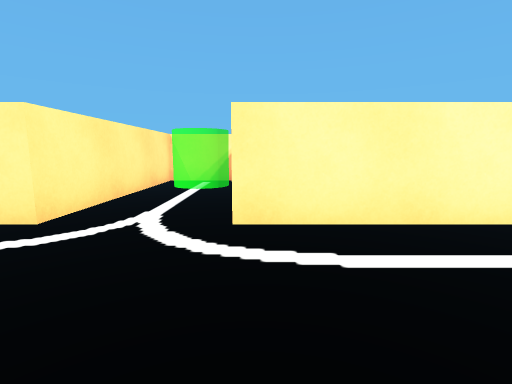
View 1 (above)

14 first-person views from a walk through a world built for the Webots simulator. The camera is 0.06 m above the floor, tilts 8° down and sees 85° across. The floor is counted in squares, 0.05 m on a side. Each view is taken from the middle of a square. On the plan, view 1 faces up. The plan holds only what a view shows up to about 12 squares ahead; the rest is blank. The place goes on beyond the plan. The robots in the file are not drawn. Webots' stock objects and surfaces are drawn as simple stand-ins.

View 2
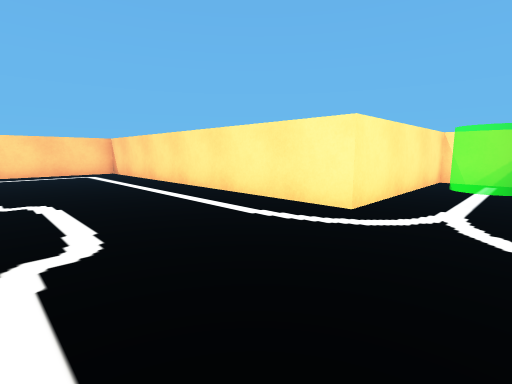

View 3
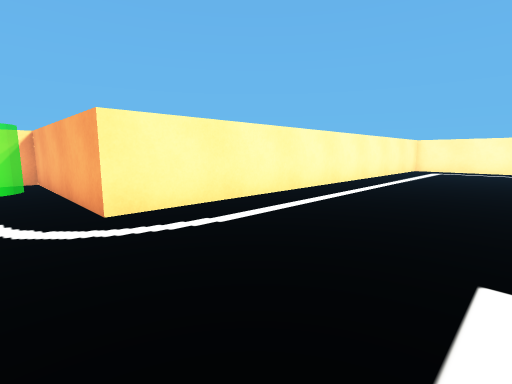

View 4
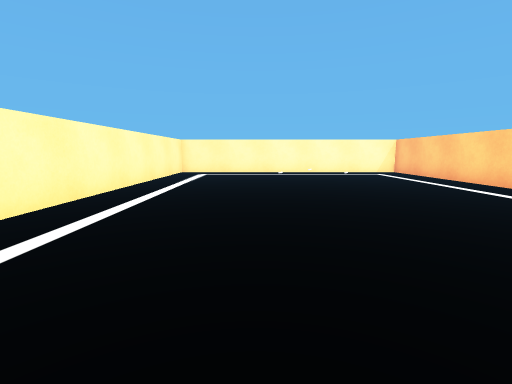

View 5
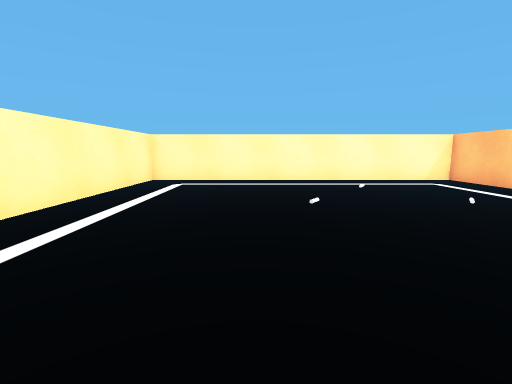

View 6
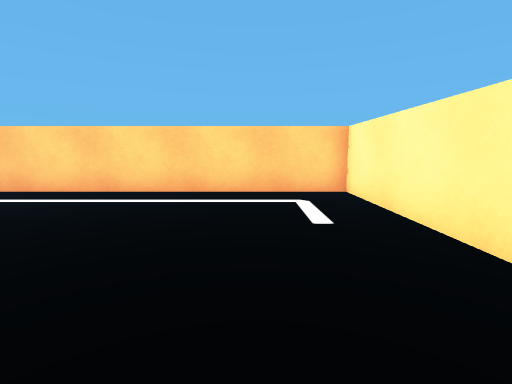

View 7
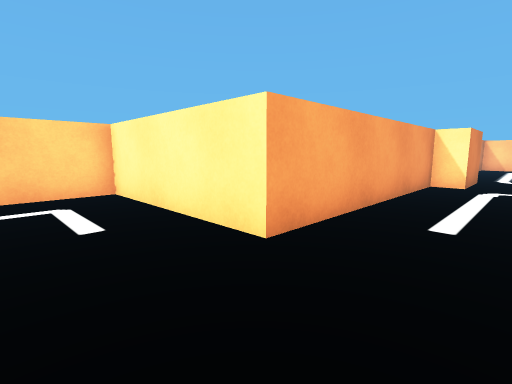

View 8
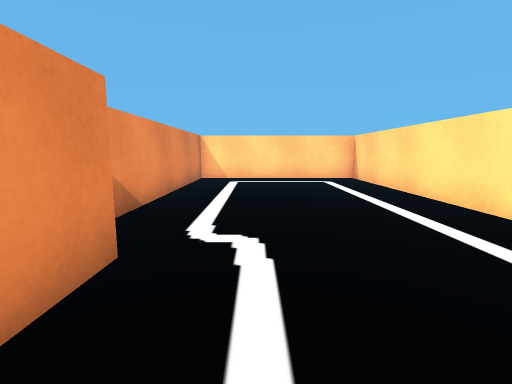

View 9
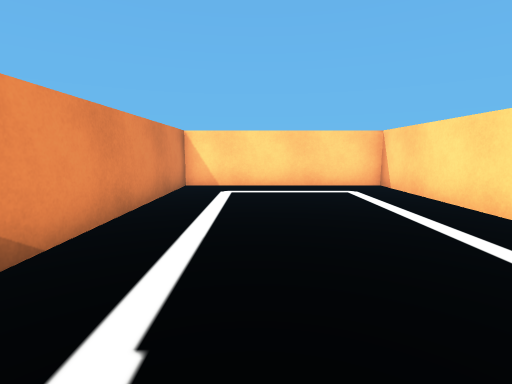

View 10
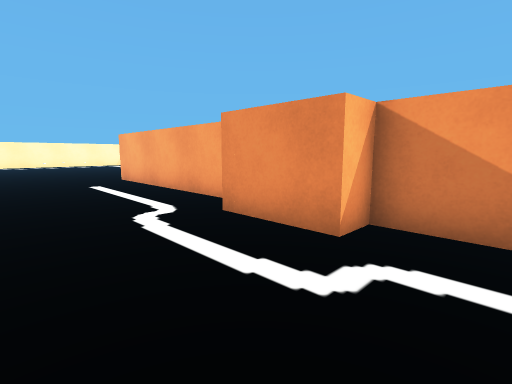

View 11
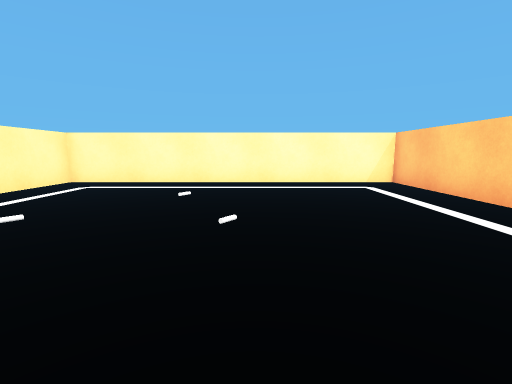

View 12
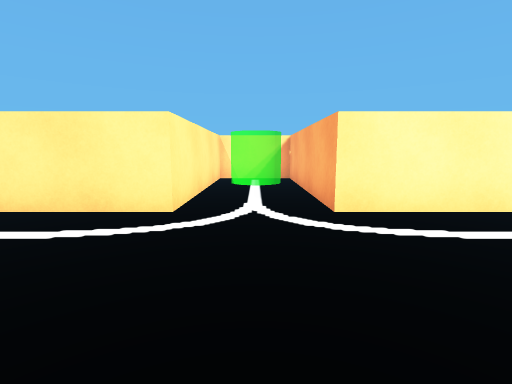

View 13
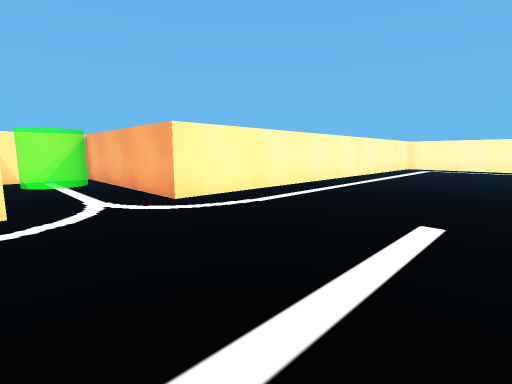

View 14
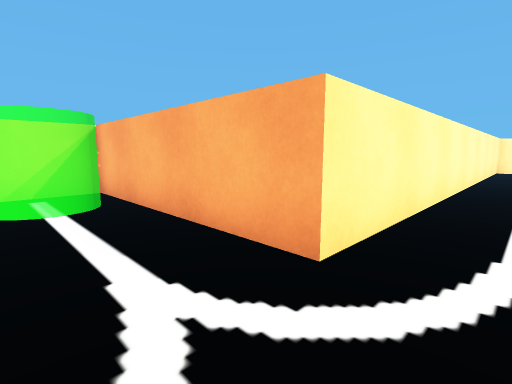

### Floor plan
Points are (right, up) in squares from view 1. A wall is a line through its corners. A room is listed if a view was taken in it or the views show most of it. See-through windows are left out.
Room 1 (views 1, 2, 3, 4, 5, 6, 7, 8, 9, 10, 11, 12, 13, 14)
walls: (3.2, -2.6) (3.2, -8.6) (18.4, -8.6) (18.4, 4.6) (-0.4, 4.6) (-0.4, 12.2) (-3.7, 12.2) (-3.7, 4.6) (-18.3, 4.6) (-18.3, -2.6) (-8.1, -2.6) (-8.1, -1.6) (-5.4, -1.6) (-5.4, -2.6) (3.2, -2.6)
objects: other object (9, -3) to (10, -3); other object (9, -1) to (10, -1); other object (11, -2)

Where each view was taken, in squares from view 1:
view 1: 0 up, 0 right, facing up
view 2: 1 down, 1 left, facing up-left
view 3: 1 down, 2 left, facing up-right
view 4: 0 up, 1 right, facing right
view 5: 0 up, 6 right, facing right
view 6: 0 up, 6 right, facing down
view 7: 0 up, 6 right, facing down-left
view 8: 0 up, 5 left, facing left
view 9: 0 up, 8 left, facing left
view 10: 2 up, 10 left, facing down-right
view 11: 3 down, 7 right, facing right
view 12: 1 down, 2 left, facing up
view 13: 2 down, 4 left, facing up-right
view 14: 3 up, 3 left, facing up-right
